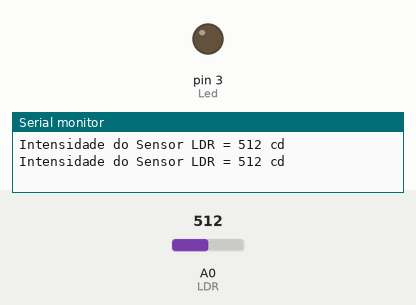
Simulated run of this sketch. Board: Arduino Uno, built with avr-gcc and run on an emulated ATmega328P. Shown: output pins drawn as LEDs (lit = HIGH), the last lines printed to the serial monitor. The inputs (shaded band) are chosen by the test bench; at power-on: A0 (LDR) = 512.

Above: at 2.8 s.
2.9 s: A0 (LDR) set to 104
7.2 s: A0 (LDR) set to 88
At 10.4 s:
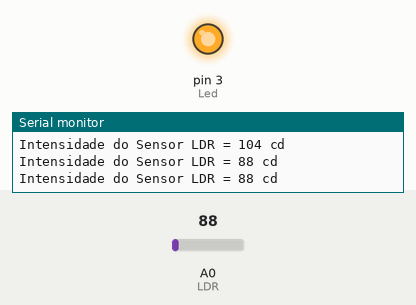
11.5 s: A0 (LDR) set to 110
At 14.6 s:
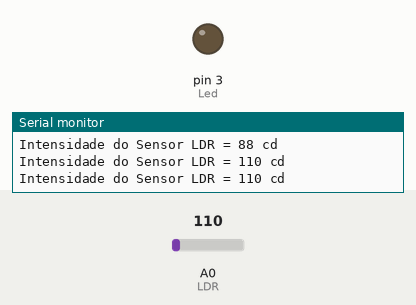
15.5 s: A0 (LDR) set to 90
At 18.9 s:
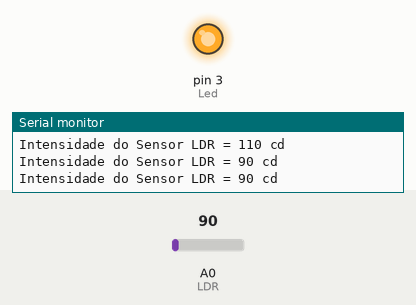
Timing chart, 0 to 20.4 s (numbered marks = the images above; inputs shaded):
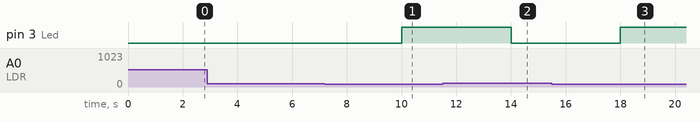

Measured:
- the behaviour switches between 100 and 99 on A0 (LDR) (found by bisection; images 0 and 1)
- after the input at 7.2 s, pin 3 (Led): LOW → HIGH after 2.8 s
- after the input at 11.5 s, pin 3 (Led): HIGH → LOW after 2.5 s
- after the input at 15.5 s, pin 3 (Led): LOW → HIGH after 2.5 s

The sketch:

Poste.ino
```cpp
const int LDR = 0;
const int Led = 3;
int Intensidade = 0;

void setup() {
 Serial.begin(9600);
 pinMode(Led, OUTPUT);
}
void loop() {
 Intensidade = analogRead(LDR);
 Serial.print("Intensidade do Sensor LDR = ");
 Serial.print(Intensidade);
 Serial.println(" cd");
 delay(2000);

 if (Intensidade < 100){
 digitalWrite(Led, HIGH);
 }
 else{
 digitalWrite(Led, LOW);

 }


}
```
